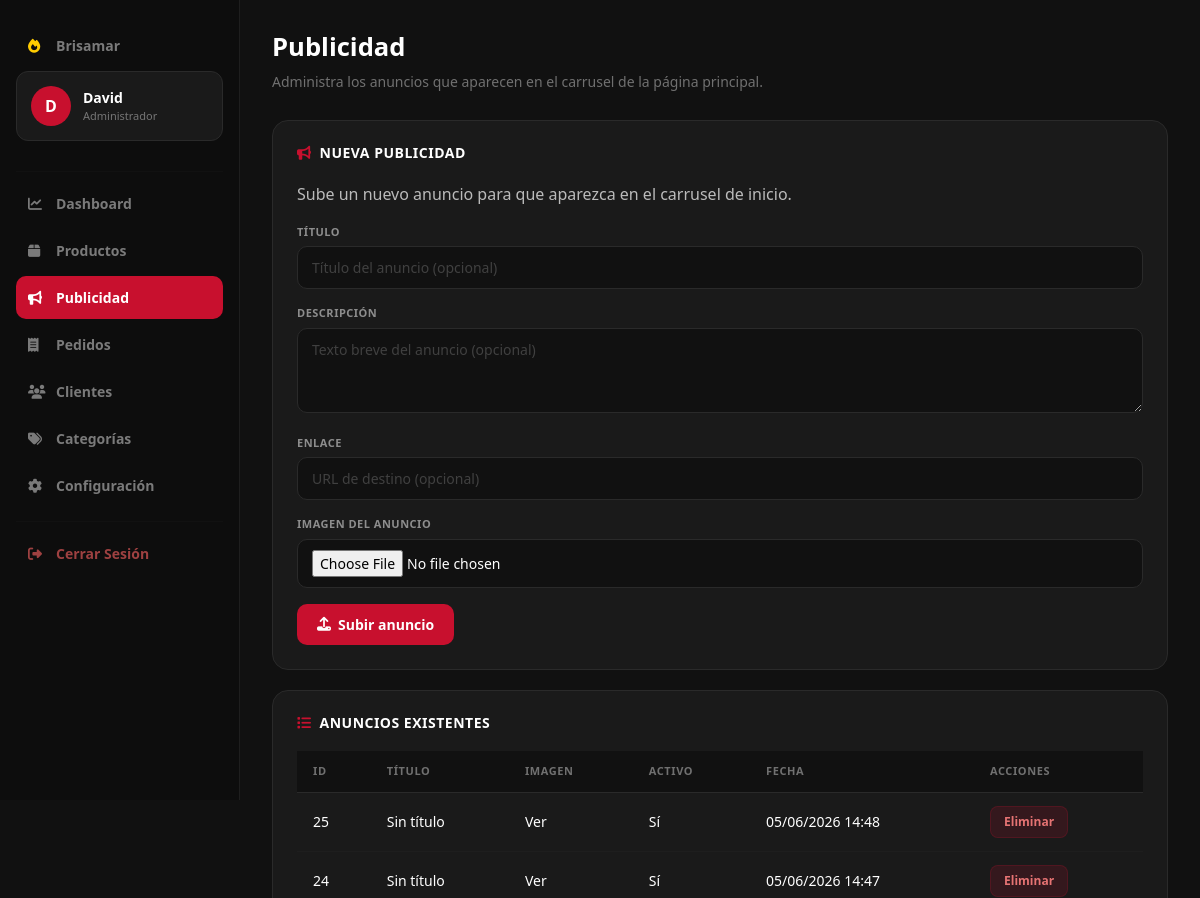
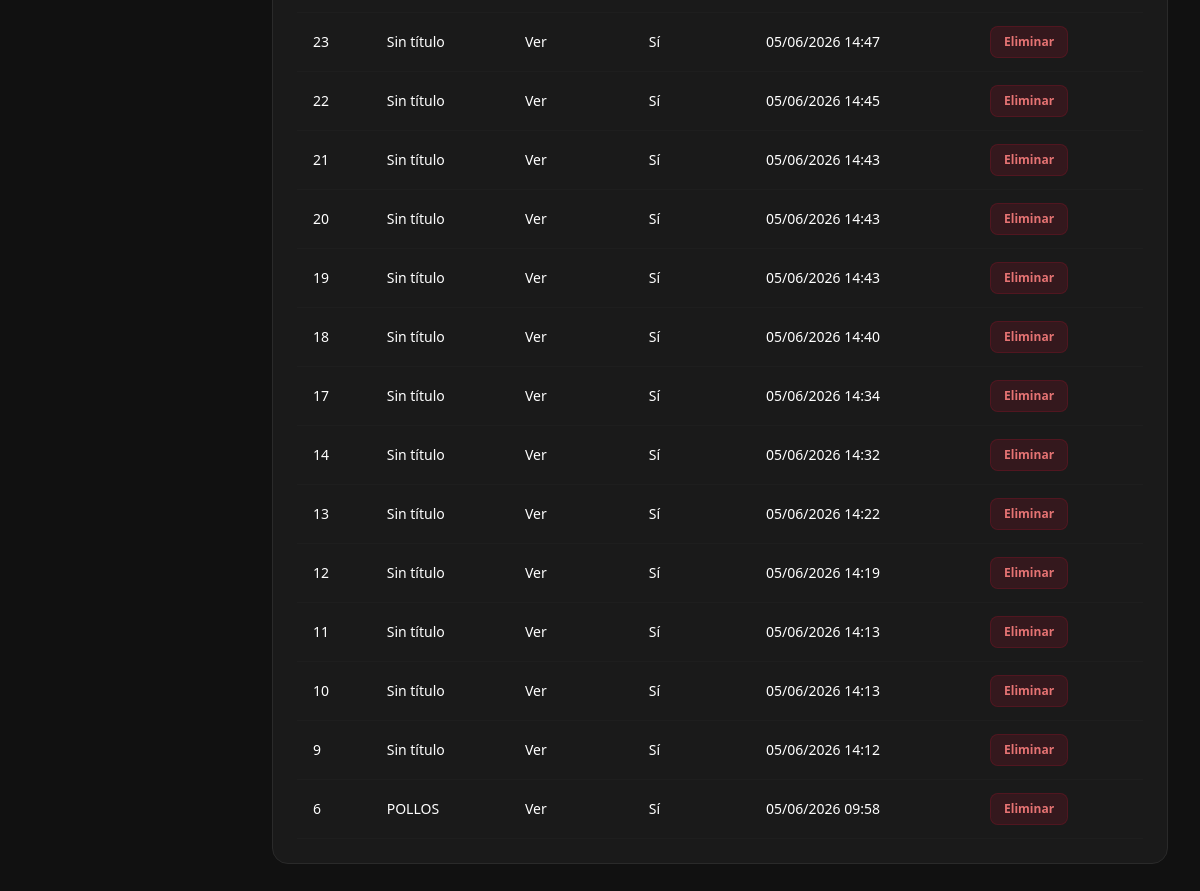
The page /admin/anuncios.php (signed in) on the database its author committed (2 pictures, top to bottom).
### tables this page shows
CREATE TABLE `anuncios` (
  `id_anuncio` int(11) NOT NULL,
  `titulo` varchar(120) DEFAULT NULL,
  `descripcion` varchar(255) DEFAULT NULL,
  `enlace` varchar(255) DEFAULT NULL,
  `imagen` varchar(255) NOT NULL,
  `activo` tinyint(1) NOT NULL DEFAULT 1,
  `creado_en` datetime NOT NULL DEFAULT current_timestamp()
);

### admin/anuncios.php (the view, shortened to what this page needs)
<?php
require_once __DIR__ . '/../conexion.php';
mysqli_query($conexion, "CREATE TABLE IF NOT EXISTS anuncios (
    id_anuncio INT AUTO_INCREMENT PRIMARY KEY,
    titulo VARCHAR(120) DEFAULT NULL,
    descripcion VARCHAR(255) DEFAULT NULL,
    enlace VARCHAR(255) DEFAULT NULL,
    imagen VARCHAR(255) NOT NULL,
    activo TINYINT(1) NOT NULL DEFAULT 1,
    creado_en DATETIME NOT NULL DEFAULT CURRENT_TIMESTAMP
) CHARACTER SET utf8mb4 COLLATE utf8mb4_unicode_ci");
$resAnuncios = mysqli_query($conexion, "SELECT * FROM anuncios ORDER BY creado_en DESC");
$active_page = 'anuncios';
?>
<!DOCTYPE html>
<html lang="es">
<head>
<link href="https://cdn.jsdelivr.net/npm/bootstrap@5.3.3/dist/css/bootstrap.min.css" rel="stylesheet">
<link rel="stylesheet" href="https://cdnjs.cloudflare.com/ajax/libs/font-awesome/6.5.2/css/all.min.css">
</head>
<body>
<?php include('_admin_layout.php'); ?>
<div class="main">
    <div class="page-header">
        <h1>Publicidad</h1>
        <p>Administra los anuncios que aparecen en el carrusel de la página principal.</p>
    </div>
    <div class="card-dark">
        <h4><i class="fas fa-bullhorn"></i> Nueva publicidad</h4>
        <p style="color:rgba(255,255,255,.7);margin-bottom:18px;">Sube un nuevo anuncio para que aparezca en el carrusel de inicio.</p>
        <form class="form-dark" method="POST" enctype="multipart/form-data">
            <div class="form-group-dark">
                <label for="titulo">Título</label>
                <input type="text" id="titulo" name="titulo" placeholder="Título del anuncio (opcional)">
            </div>
            <div class="form-group-dark">
                <label for="descripcion">Descripción</label>
                <textarea id="descripcion" name="descripcion" rows="3" placeholder="Texto breve del anuncio (opcional)" style="resize:vertical;"></textarea>
            </div>
            <div class="form-group-dark">
                <label for="enlace">Enlace</label>
                <input type="text" id="enlace" name="enlace" placeholder="URL de destino (opcional)">
            </div>
            <div class="form-group-dark">
                <label for="imagen_anuncio">Imagen del anuncio</label>
                <input type="file" id="imagen_anuncio" name="imagen_anuncio" accept="image/*" required>
            </div>
            <button type="submit" class="btn-red"><i class="fas fa-upload"></i> Subir anuncio</button>
        </form>
    </div>
    <div class="card-dark">
        <h4><i class="fas fa-list"></i> Anuncios existentes</h4>
        <?php if(mysqli_num_rows($resAnuncios) > 0): ?>
        <table class="dark-table">
            <thead>
                <tr><th>ID</th><th>Título</th><th>Imagen</th><th>Activo</th><th>Fecha</th><th>Acciones</th></tr>
            </thead>
            <tbody>
                <?php while($anuncio = mysqli_fetch_assoc($resAnuncios)): ?>
                <tr>
                    <td><?php echo $anuncio['id_anuncio']; ?></td>
                    <td><?php echo htmlspecialchars($anuncio['titulo'] ?: 'Sin título'); ?></td>
                    <td><a href="../<?php echo htmlspecialchars($anuncio['imagen']); ?>" target="_blank" style="color:#fff;text-decoration:none;">Ver</a></td>
                    <td><?php echo $anuncio['activo'] ? 'Sí' : 'No'; ?></td>
                    <td><?php echo date('d/m/Y H:i', strtotime($anuncio['creado_en'])); ?></td>
                    <td><a href="anuncios.php?eliminar_ad=<?php echo $anuncio['id_anuncio']; ?>" class="btn-del-dark" onclick="return confirm('Eliminar este anuncio?');">Eliminar</a></td>
                </tr>
                <?php endwhile; ?>
            </tbody>
        </table>
        <?php else: ?>
        <p style="color:rgba(255,255,255,.65);">No hay anuncios publicados aún.</p>
        <?php endif; ?>
    </div>
</div>
</body>
</html>

### admin/_admin_layout.php (shortened to what this page needs)
<div class="sidebar">
    <a href="dashboard.php" class="sidebar-brand">
        <i class="fas fa-fire"></i> Brisamar
    </a>
    <div class="sidebar-user">
        <div class="sidebar-avatar"><?php echo strtoupper(substr($_SESSION['nombre'],0,1)); ?></div>
        <div>
            <div class="sidebar-user-name"><?php echo htmlspecialchars($_SESSION['nombre']); ?></div>
            <div class="sidebar-user-role">Administrador</div>
        </div>
    </div>
    <hr class="sidebar-sep">
    <a href="dashboard.php" class="<?php echo ($active_page==='dashboard')?'active':''; ?>">
        <i class="fas fa-chart-line"></i> Dashboard
    </a>
    <a href="productos.php" class="<?php echo ($active_page==='productos')?'active':''; ?>">
        <i class="fas fa-box"></i> Productos
    </a>
    <a href="anuncios.php" class="<?php echo ($active_page==='anuncios')?'active':''; ?>">
        <i class="fas fa-bullhorn"></i> Publicidad
    </a>
    <a href="pedidos.php" class="<?php echo ($active_page==='pedidos')?'active':''; ?>">
        <i class="fas fa-receipt"></i> Pedidos
    </a>
    <a href="clientes.php" class="<?php echo ($active_page==='clientes')?'active':''; ?>">
        <i class="fas fa-users"></i> Clientes
    </a>
    <a href="categorias.php" class="<?php echo ($active_page==='categorias')?'active':''; ?>">
        <i class="fas fa-tags"></i> Categorías
    </a>
    <a href="configuracion.php" class="<?php echo ($active_page==='configuracion')?'active':''; ?>">
        <i class="fas fa-cog"></i> Configuración
    </a>
    <hr class="sidebar-sep">
    <a href="../logout.php" class="danger">
        <i class="fas fa-right-from-bracket"></i> Cerrar Sesión
    </a>
</div>

### admin/_admin_layout.php (style rules this page uses)
* { margin:0;padding:0;box-sizing:border-box; }
body { background:#111;font-family:'Segoe UI',sans-serif;color:#fff;min-height:100vh; }
.sidebar { width:240px;height:100vh;position:fixed;top:0;left:0; background:#0d0d0d;border-right:1px solid #1e1e1e; padding:24px 16px;display:flex;flex-direction:column;z-index:300;overflow-y:auto; }
.sidebar-brand { display:flex;align-items:center;gap:10px; font-size:20px;font-weight:900;color:#fff; padding:0 8px;margin-bottom:20px;text-decoration:none; }
.sidebar-brand i { color:#ffcc00; }
.sidebar-user { background:#1a1a1a;border:1px solid #2a2a2a;border-radius:12px; padding:14px;margin-bottom:20px;display:flex;align-items:center;gap:12px; }
.sidebar-avatar { width:40px;height:40px;background:#c8102e;border-radius:50%; display:flex;align-items:center;justify-content:center; font-weight:900;font-size:16px;flex-shrink:0; }
.sidebar-user-name { font-weight:700;font-size:14px;color:#fff; }
.sidebar-user-role { font-size:11px;color:rgba(255,255,255,.4); }
.sidebar-sep { border:none;border-top:1px solid #1e1e1e;margin:10px 0; }
.sidebar a { display:flex;align-items:center;gap:10px; color:rgba(255,255,255,.45);text-decoration:none; padding:11px 12px;border-radius:10px;margin-bottom:4px; font-size:14px;font-weight:600;transition:.2s; }
.sidebar a i { width:18px;font-size:14px; }
.sidebar a.active { color:#fff;background:#c8102e; }
.sidebar a.danger { color:rgba(255,100,100,.6); }
.main { margin-left:240px;padding:32px;min-height:100vh; }
.page-header { margin-bottom:28px; }
.page-header h1 { font-size:1.6rem;font-weight:900;color:#fff; }
.page-header p { color:rgba(255,255,255,.4);font-size:14px;margin-top:4px; }
.card-dark { background:#1a1a1a;border:1px solid #2a2a2a; border-radius:16px;padding:24px;margin-bottom:20px; }
.card-dark h4 { font-size:14px;font-weight:800;color:#fff; margin-bottom:20px;text-transform:uppercase;letter-spacing:.5px; display:flex;align-items:center;gap:8px; }
.card-dark h4 i { color:#c8102e; }
.dark-table { width:100%;border-collapse:collapse; }
.dark-table thead tr { background:#111; }
.dark-table th { padding:12px 16px;font-size:11px;font-weight:700; color:rgba(255,255,255,.4);text-transform:uppercase;letter-spacing:.6px; border-bottom:1px solid #2a2a2a; }
.dark-table td { padding:13px 16px;border-bottom:1px solid #1e1e1e; vertical-align:middle;font-size:14px; }
.dark-table tbody tr { transition:.15s; }
.form-dark input,.form-dark select,.form-dark textarea { background:#111;border:1.5px solid #2a2a2a;border-radius:10px; color:#fff;padding:10px 14px;font-size:14px;width:100%;transition:.2s; }
.form-dark input::placeholder,.form-dark textarea::placeholder { color:rgba(255,255,255,.2); }
.form-dark label { display:block;color:rgba(255,255,255,.5); font-size:11px;font-weight:700;text-transform:uppercase; letter-spacing:.5px;margin-bottom:6px; }
.form-group-dark { margin-bottom:16px; }
.btn-red { background:#c8102e;color:#fff;border:none;border-radius:10px;padding:10px 20px;font-weight:700;font-size:14px;cursor:pointer;transition:.2s;text-decoration:none;display:inline-flex;align-items:center;gap:7px; }
.btn-del-dark { background:rgba(200,16,46,.15);color:#e57373;border:1px solid rgba(200,16,46,.2);border-radius:8px;padding:6px 13px;font-size:12px;font-weight:700;text-decoration:none;transition:.2s;display:inline-flex;align-items:center;gap:5px; }

### rows shown on the page
anuncios: id_anuncio "25", titulo "Sin título", activo "Sí", creado_en "05/06/2026 14:48"
anuncios: id_anuncio "24", titulo "Sin título", activo "Sí", creado_en "05/06/2026 14:47"
anuncios: id_anuncio "23", titulo "Sin título", activo "Sí", creado_en "05/06/2026 14:47"
anuncios: id_anuncio "22", titulo "Sin título", activo "Sí", creado_en "05/06/2026 14:45"
anuncios: id_anuncio "21", titulo "Sin título", activo "Sí", creado_en "05/06/2026 14:43"
anuncios: id_anuncio "20", titulo "Sin título", activo "Sí", creado_en "05/06/2026 14:43"
anuncios: id_anuncio "19", titulo "Sin título", activo "Sí", creado_en "05/06/2026 14:43"
anuncios: id_anuncio "18", titulo "Sin título", activo "Sí", creado_en "05/06/2026 14:40"
anuncios: id_anuncio "17", titulo "Sin título", activo "Sí", creado_en "05/06/2026 14:34"
anuncios: id_anuncio "14", titulo "Sin título", activo "Sí", creado_en "05/06/2026 14:32"
anuncios: id_anuncio "13", titulo "Sin título", activo "Sí", creado_en "05/06/2026 14:22"
anuncios: id_anuncio "12", titulo "Sin título", activo "Sí", creado_en "05/06/2026 14:19"
anuncios: id_anuncio "11", titulo "Sin título", activo "Sí", creado_en "05/06/2026 14:13"
anuncios: id_anuncio "10", titulo "Sin título", activo "Sí", creado_en "05/06/2026 14:13"
anuncios: id_anuncio "9", titulo "Sin título", activo "Sí", creado_en "05/06/2026 14:12"
anuncios: id_anuncio "6", titulo "POLLOS", activo "Sí", creado_en "05/06/2026 09:58"

### other values the page prints
substr($_SESSION['nombre'],0,1) "D"
$_SESSION['nombre'] "David"
